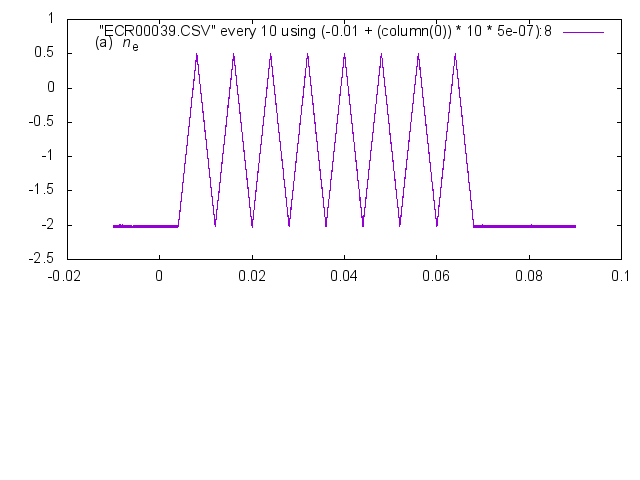

Write gnuplot code to recreate this figure.
set term png enhanced transparent truecolor font arial 11 size 640, 480
set out "PlotRaw_DL750_CH8.png"
set datafile separator ','
set multiplot 
set origin 0.0, 0.46
set size 1.0, 0.5
set lmargin 7.5
set rmargin 2
set tmargin 0
set bmargin 0
set label 2 left at graph 0.05,0.9 "{/Arial (a)} {/Arial:Italic n}_{/Arial e}"
set yrange [*<0:0<*]
plot "ECR00039.CSV" every 10 using (-0.01 + (column(0)) * 10 * 5e-07):8 with line
